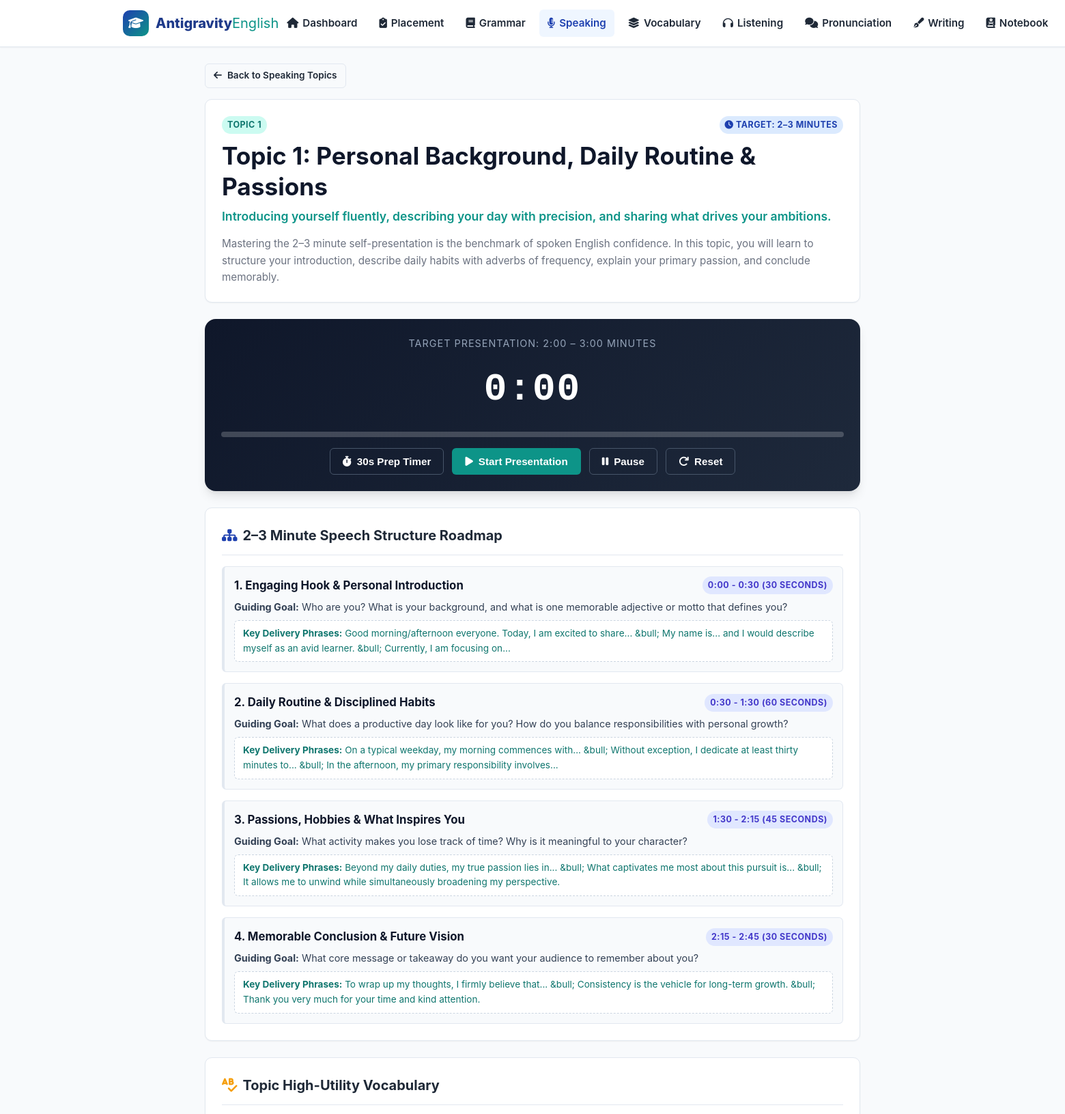
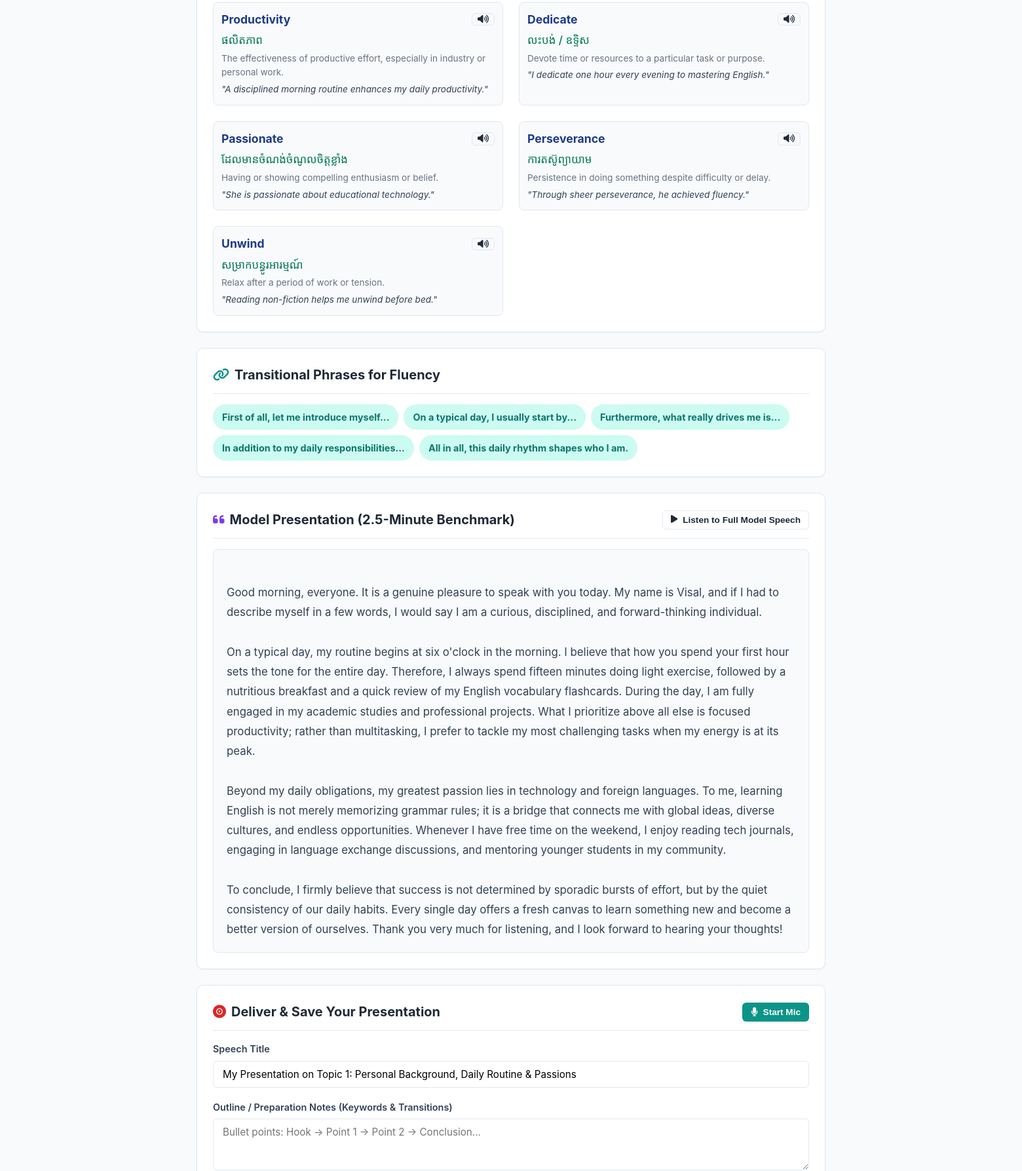
The app's page /speaking/topic/1 (signed in, upper part) with its own data (2 pictures, top to bottom).
### tables this page shows
CREATE TABLE speaking_topics (
    id INTEGER PRIMARY KEY AUTOINCREMENT,
    topic_number INTEGER UNIQUE NOT NULL,
    title TEXT NOT NULL,
    subtitle TEXT NOT NULL,
    duration_target TEXT DEFAULT '2–3 Minutes',
    overview TEXT NOT NULL,
    structure_json TEXT NOT NULL,
    vocabulary_json TEXT NOT NULL,
    transition_phrases_json TEXT NOT NULL,
    sample_speech TEXT NOT NULL,
    guiding_questions_json TEXT NOT NULL
);

### routes/speaking.py (the view)
@bp.route('/topic/<int:topic_number>')
@login_required
def topic_detail(topic_number):
    user_id = session['user_id']
    db = get_db()
    cur = db.execute("SELECT * FROM speaking_topics WHERE topic_number = ?", (topic_number,))
    topic = cur.fetchone()
    if not topic:
        flash("Speaking topic not found.", "warning")
        return redirect(url_for('speaking.index'))
    t_dict = dict(topic)
    t_dict['structure'] = json.loads(t_dict['structure_json'])
    t_dict['vocabulary'] = json.loads(t_dict['vocabulary_json'])
    t_dict['transitions'] = json.loads(t_dict['transition_phrases_json'])
    t_dict['guiding_questions'] = json.loads(t_dict['guiding_questions_json'])
    cur_sub = db.execute("""
        SELECT * FROM speaking_submissions
        WHERE user_id = ? AND topic_id = ?
        ORDER BY created_at DESC
    """, (user_id, topic['id']))
    submissions = cur_sub.fetchall()
    return render_template('speaking_topic.html', topic=t_dict, submissions=submissions)

### database/db.py (called while the page is built)
def get_db():
    if 'db' not in g:
        db_path = current_app.config['DATABASE']
        db_dir = os.path.dirname(db_path)
        if db_dir and not os.path.exists(db_dir):
            os.makedirs(db_dir, exist_ok=True)
        g.db = sqlite3.connect(db_path)
        g.db.row_factory = sqlite3.Row
        g.db.execute("PRAGMA foreign_keys = ON;")
    return g.db

### routes/auth.py (called while the page is built)
def login_required(view):
    @functools.wraps(view)
    def wrapped_view(**kwargs):
        if g.user is None:
            flash("Please log in or continue as guest to access this section.", "info")
            return redirect(url_for('auth.login', next=request.url))
        return view(**kwargs)
    return wrapped_view

### templates/speaking_topic.html (shortened to what this page needs)
{% extends "base.html" %}
{% block content %}
<div style="max-width:960px;margin:0 auto;">
  <div style="margin-bottom:16px;">
    <a href="{{ url_for('speaking.index') }}" class="btn btn-outline btn-sm">
      <i class="fas fa-arrow-left"></i> Back to Speaking Topics
    </a>
  </div>
  <div class="card" style="margin-bottom:24px;">
    <div style="display:flex;justify-content:space-between;align-items:center;margin-bottom:10px;">
      <span class="badge badge-b1">Topic {{ topic.topic_number }}</span>
      <span class="badge badge-a1"><i class="fas fa-clock"></i> Target: {{ topic.duration_target }}</span>
    </div>
    <h1 style="font-size:2.2rem;color:#0f172a;margin-bottom:6px;">{{ topic.title }}</h1>
    <p style="font-size:1.1rem;color:var(--secondary);font-weight:600;margin-bottom:14px;">{{ topic.subtitle }}</p>
    <p style="font-size:0.95rem;color:var(--text-muted);line-height:1.6;">{{ topic.overview }}</p>
  </div>
  <div class="timer-widget">
    <div style="font-size:0.9rem;text-transform:uppercase;letter-spacing:1px;color:#94a3b8;" id="timer-status">
      Target Presentation: 2:00 – 3:00 Minutes
    </div>
    <div class="timer-display" id="timer-display">0:00</div>
    <div class="timer-progress">
    </div>
    <div style="display:flex;justify-content:center;gap:12px;flex-wrap:wrap;margin-top:16px;">
      <button class="btn btn-outline" id="prep-timer-btn" style="color:#ffffff;border-color:#475569;">
        <i class="fas fa-stopwatch"></i> 30s Prep Timer
      </button>
      <button class="btn btn-secondary" id="start-speaking-btn">
        <i class="fas fa-play"></i> Start Presentation
      </button>
      <button class="btn btn-outline" id="pause-speaking-btn" style="color:#ffffff;border-color:#475569;" disabled>
        <i class="fas fa-pause"></i> Pause
      </button>
      <button class="btn btn-outline" id="reset-speaking-btn" style="color:#ffffff;border-color:#475569;">
        <i class="fas fa-redo"></i> Reset
      </button>
    </div>
  </div>
  <div class="card" style="margin-bottom:24px;">
    <div class="card-header">
      <div class="card-title">
        <i class="fas fa-sitemap" style="color:var(--primary);"></i> 2–3 Minute Speech Structure Roadmap
      </div>
    </div>
    <div style="display:flex;flex-direction:column;gap:16px;">
      {% for sec in topic.structure %}
        <div style="padding:14px;background:#f8fafc;border-left:4px solid var(--primary);border-radius:6px;border:1px solid #e2e8f0;border-left-width:4px;">
          <div style="display:flex;justify-content:space-between;align-items:center;margin-bottom:6px;">
            <strong style="font-size:1.05rem;color:#0f172a;">{{ sec.section }}</strong>
            <span class="badge badge-a2">{{ sec.target_time }}</span>
          </div>
          <div style="font-size:0.9rem;color:#334155;margin-bottom:8px;">
            <strong>Guiding Goal:</strong> {{ sec.guiding_questions }}
          </div>
          {% if sec.key_phrases %}
            <div style="background:#ffffff;padding:8px 12px;border-radius:6px;border:1px dashed #cbd5e1;font-size:0.85rem;color:#0f766e;">
              <strong>Key Delivery Phrases:</strong> {{ sec.key_phrases|join(' &bull; ') }}
            </div>
          {% endif %}
        </div>
      {% endfor %}
    </div>
  </div>
  <div class="card" style="margin-bottom:24px;">
    <div class="card-header">
      <div class="card-title">
        <i class="fas fa-spell-check" style="color:var(--accent);"></i> Topic High-Utility Vocabulary
      </div>
    </div>
    <div class="grid-2">
      {% for v in topic.vocabulary %}
        <div style="padding:12px;background:#f8fafc;border:1px solid #e2e8f0;border-radius:8px;">
          <div style="display:flex;justify-content:space-between;align-items:center;margin-bottom:4px;">
            <strong style="font-size:1.1rem;color:var(--primary-dark);">{{ v.word }}</strong>
            <button onclick="speakEnglish('{{ v.word }}')" class="btn btn-outline btn-sm" style="padding:2px 8px;" title="Listen">
              <i class="fas fa-volume-up"></i>
            </button>
          </div>
          <div class="text-khmer" style="font-size:1.05rem;margin-bottom:4px;">{{ v.km }}</div>
          <div style="font-size:0.85rem;color:var(--text-muted);margin-bottom:4px;">{{ v.en }}</div>
          <div style="font-size:0.85rem;color:#334155;font-style:italic;">"{{ v.example }}"</div>
        </div>
      {% endfor %}
    </div>
  </div>
  <div class="card" style="margin-bottom:24px;">
    <div class="card-header">
      <div class="card-title">
        <i class="fas fa-link" style="color:var(--secondary);"></i> Transitional Phrases for Fluency
      </div>
    </div>
    <div style="display:flex;flex-wrap:wrap;gap:8px;">
      {% for t in topic.transitions %}
        <span class="badge badge-b1" style="padding:8px 14px;font-size:0.9rem;text-transform:none;letter-spacing:normal;">
          {{ t }}
        </span>
      {% endfor %}
    </div>
  </div>
  <div class="card" style="margin-bottom:24px;">
    <div class="card-header">
      <div class="card-title">
        <i class="fas fa-quote-left" style="color:#7c3aed;"></i> Model Presentation (2.5-Minute Benchmark)
      </div>
      <button onclick="speakEnglish(document.getElementById('model-speech-text').innerText)" class="btn btn-outline btn-sm">
        <i class="fas fa-play"></i> Listen to Full Model Speech
      </button>
    </div>
    <div id="model-speech-text" style="font-size:1.05rem;line-height:1.8;color:#334155;background:#f8fafc;padding:20px;border-radius:8px;border:1px solid #e2e8f0;white-space:pre-line;">
      {{ topic.sample_speech }}
    </div>
  </div>
  <div class="card" style="margin-bottom:40px;">
    <div class="card-header">
      <div class="card-title">
        <i class="fas fa-record-vinyl" style="color:#dc2626;"></i> Deliver & Save Your Presentation
      </div>
      <div id="mic-status" style="font-size:0.85rem;">
        <button type="button" id="toggle-mic-btn" class="btn btn-sm btn-secondary">
          <i class="fas fa-microphone"></i> Start Mic
        </button>
      </div>
    </div>
    <form action="{{ url_for('speaking.submit_presentation', topic_number=topic.topic_number) }}" method="POST">
      <div class="form-group">
        <label class="form-label">Speech Title</label>
        <input type="text" name="presentation_title" class="form-control" value="My Presentation on {{ topic.title }}">
      </div>
      <div class="form-group">
        <label class="form-label">Outline / Preparation Notes (Keywords & Transitions)</label>
        <textarea name="outline_notes" class="form-control" rows="3" placeholder="Bullet points: Hook -> Point 1 -> Point 2 -> Conclusion..."></textarea>
      </div>
    </form>
  </div>
</div>
{% endblock %}

### static/css/style.css (style rules this page uses)
:root { --primary: #1e40af; --primary-light: #3b82f6; --primary-dark: #1e3a8a; --primary-subtle: #eff6ff; --secondary: #0d9488; --secondary-light: #14b8a6; --secondary-subtle: #f0fdfa; --accent: #f59e0b; --accent-light: #fbbf24; --accent-subtle: #fffbeb; --success: #16a34a; --success-subtle: #f0fdf4; --warning: #d97706; --warning-subtle: #fffbeb; --danger: #dc2626; --danger-subtle: #fef2f2; --text-main: #1f2937; --text-muted: #6b7280; --text-light: #9ca3af; --bg-page: #f8fafc; --bg-card: #ffffff; --bg-card-subtle: #f1f5f9; --border-color: #e2e8f0; --border-focus: #3b82f6; --shadow-sm: 0 1px 2px 0 rgba(0, 0, 0, 0.05); --shadow-md: 0 4px 6px -1px rgba(0, 0, 0, 0.1), 0 2px 4px -1px rgba(0, 0, 0, 0.06); --shadow-lg: 0 10px 15px -3px rgba(0, 0, 0, 0.1), 0 4px 6px -2px rgba(0, 0, 0, 0.05); --radius-sm: 6px; --radius-md: 10px; --radius-lg: 16px; --radius-full: 9999px; --font-main: -apple-system, BlinkMacSystemFont, "Segoe UI", Roboto, Helvetica, Arial, sans-serif; --font-km: "Hanuman", "Kantumruy Pro", "Khmer OS", -apple-system, sans-serif; }
* { box-sizing: border-box; margin: 0; padding: 0; }
body { font-family: var(--font-main); background-color: var(--bg-page); color: var(--text-main); line-height: 1.6; min-height: 100vh; display: flex; flex-direction: column; }
h1, h2, h3, h4, h5, h6 { color: #0f172a; font-weight: 700; line-height: 1.3; }
a { color: var(--primary-light); text-decoration: none; transition: color 0.15s ease; }
.text-khmer { font-family: var(--font-km); color: #047857; font-weight: 500; }
.card { background-color: var(--bg-card); border: 1px solid var(--border-color); border-radius: var(--radius-md); padding: 24px; box-shadow: var(--shadow-sm); transition: transform 0.15s ease, box-shadow 0.15s ease; }
.card-header { display: flex; justify-content: space-between; align-items: center; margin-bottom: 16px; border-bottom: 1px solid var(--border-color); padding-bottom: 12px; }
.card-title { font-size: 1.25rem; font-weight: 700; display: flex; align-items: center; gap: 8px; }
.btn { display: inline-flex; align-items: center; justify-content: center; gap: 8px; font-weight: 600; font-size: 0.95rem; padding: 10px 18px; border-radius: var(--radius-sm); border: 1px solid transparent; cursor: pointer; transition: all 0.15s ease; text-decoration: none; }
.btn-secondary { background-color: var(--secondary); color: #ffffff; }
.btn-outline { background-color: transparent; border-color: var(--border-color); color: var(--text-main); }
.btn-sm { padding: 6px 12px; font-size: 0.85rem; }
.form-group { margin-bottom: 18px; }
.form-label { display: block; font-weight: 600; font-size: 0.9rem; margin-bottom: 6px; color: #334155; }
.form-control { width: 100%; padding: 10px 14px; border: 1px solid var(--border-color); border-radius: var(--radius-sm); font-size: 0.95rem; background-color: #ffffff; transition: border-color 0.15s ease, box-shadow 0.15s ease; font-family: inherit; }
.badge { display: inline-block; padding: 3px 8px; border-radius: var(--radius-full); font-size: 0.78rem; font-weight: 700; text-transform: uppercase; letter-spacing: 0.5px; }
.badge-a1 { background-color: #dbeafe; color: #1e40af; }
.badge-a2 { background-color: #e0e7ff; color: #4338ca; }
.badge-b1 { background-color: #ccfbf1; color: #0f766e; }
.grid-2 { display: grid; grid-template-columns: repeat(2, 1fr); gap: 24px; }
.timer-widget { background: linear-gradient(135deg, #0f172a, #1e293b); color: #ffffff; padding: 24px; border-radius: var(--radius-lg); text-align: center; box-shadow: var(--shadow-lg); margin-bottom: 24px; }
.timer-display { font-size: 3.5rem; font-weight: 800; font-family: monospace; letter-spacing: 2px; margin: 12px 0; transition: color 0.3s ease; }
.timer-progress { height: 8px; background-color: rgba(255, 255, 255, 0.2); border-radius: var(--radius-full); overflow: hidden; margin: 16px 0; }

### records on screen
speaking_topics: topic_number "1", duration_target "2–3 MINUTES", title "Topic 1: Personal Background, Daily Routine & Passions", subtitle "Introducing yourself fluently, describing your day with precision, and sharing what drives your ambitions.", overview "Mastering the 2–3 minute self-presentation is the benchmark of spoken English confidence. In this topic, you will learn to structure your introduction, describe daily habits with adverbs of frequency, explain your primary passion, and conclude memorably.", sample_speech "Good morning, everyone. It is a genuine pleasure to speak with you today. My name is Visal, and if I had to describe myself in a few words, I would say I am a curious, disciplined, and forward-thinking individual. On a typical day, my routine begins at six o'clock in the morning. I believe that how you spend your first hour sets the tone for the entire day. Therefore, I always spend fifteen minutes doing light exercise, followed by a nutritious breakfast and a quick review of my English vocabulary flashcards. During the day, I am fully engaged in my academic studies and professional projects. What I prioritize above all else is focused productivity; rather than multitasking, I prefer to…", presentation_title "My Presentation on Topic 1: Personal Background, Daily Routine & Passions"

### other values on screen
{{ sec.section }} "1. Engaging Hook & Personal Introduction" "2. Daily Routine & Disciplined Habits" "3. Passions, Hobbies & What Inspires You" "4. Memorable Conclusion & Future Vision"
{{ sec.target_time }} "0:00 - 0:30 (30 SECONDS)" "0:30 - 1:30 (60 SECONDS)" "1:30 - 2:15 (45 SECONDS)" "2:15 - 2:45 (30 SECONDS)"
{{ sec.guiding_questions }} "Who are you? What is your background, and what is one memorable adjective or motto that defines you?" "What does a productive day look like for you? How do you balance responsibilities with personal growth?" "What activity makes you lose track of time? Why is it meaningful to your character?" "What core message or takeaway do you want your audience to remember about you?"
{{ sec.key_phrases|join(' &bull; ') }} "Good morning/afternoon everyone. Today, I am excited to share... &bull; My name is... and I would describe myself as an avid learner. &bull; Currently, I am focusing on..." "On a typical weekday, my morning commences with... &bull; Without exception, I dedicate at least thirty minutes to... &bull; In the afternoon, my primary responsibility involves..." "Beyond my daily duties, my true passion lies in... &bull; What captivates me most about this pursuit is... &bull; It allows me to unwind while simultaneously broadening my perspective." "To wrap up my thoughts, I firmly believe that... &bull; Consistency is the vehicle for long-term growth. &bull; Thank you very much for your time and kind attention."
{{ v.word }} "Productivity" "Dedicate" "Passionate" "Perseverance" "Unwind"
{{ v.km }} "ផលិតភាព" "លះបង់ / ឧទ្ទិស" "ដែលមានចំណង់ចំណូលចិត្តខ្លាំង" "ការតស៊ូព្យាយាម" "សម្រាកបន្ធូរអារម្មណ៍"
{{ v.en }} "The effectiveness of productive effort, especially in industry or personal work." "Devote time or resources to a particular task or purpose." "Having or showing compelling enthusiasm or belief." "Persistence in doing something despite difficulty or delay." "Relax after a period of work or tension."
{{ v.example }} "A disciplined morning routine enhances my daily productivity." "I dedicate one hour every evening to mastering English." "She is passionate about educational technology." "Through sheer perseverance, he achieved fluency." "Reading non-fiction helps me unwind before bed."
{{ t }} "First of all, let me introduce myself..." "On a typical day, I usually start by..." "Furthermore, what really drives me is..." "In addition to my daily responsibilities..." "All in all, this daily rhythm shapes who I am."
